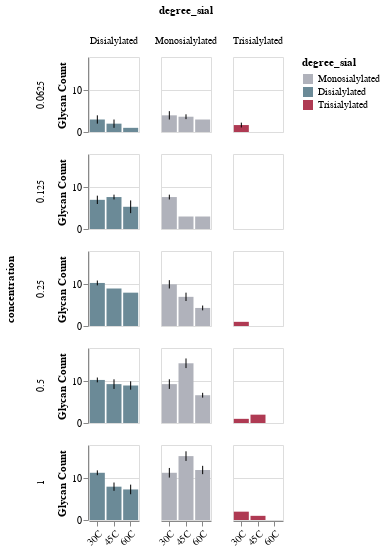

The notebook cell saved with this chart:
### Code cell
test = df[
    [
        "sequence",
        "glycan",
        "glycan_type",
        "pep_mods",
        "temperature",
        "concentration",
        "run",
        "degree_sial",
    ]
]

test = test[test.degree_sial != "0"]

sial_color_scale = alt.Scale(
    domain=["Monosialylated", "Disialylated", "Trisialylated"],
    range=["#B0B2BB", "#6B8A97", "#AF3A53"],
)


sial = (
    alt.Chart(test)
    .mark_bar()
    .encode(
        x=alt.X("temperature:N", title="", axis=alt.Axis(labelAngle=-45)),
        y=alt.Y("mean(my_count):Q", title="Glycan Count"),
        color=alt.Color("degree_sial:N", scale=sial_color_scale),
    )
    .transform_aggregate(
        my_count="count(degree_sial):Q",
        groupby=["temperature", "run", "concentration", "degree_sial"],
    )
).properties(width=50, height=75)

err = (
    alt.Chart(test)
    .mark_errorbar(extent="stdev")
    .encode(
        x=alt.X("temperature:N", title="", axis=alt.Axis(labelAngle=-45)),
        y=alt.Y("mean(my_count):Q", title=''),
    )
    .transform_aggregate(
        my_count="count(degree_sial):Q",
        groupby=["temperature", "run", "concentration", "degree_sial"],
    )
)

alt.layer(sial, err).facet(
    column=alt.Column("degree_sial:O"), row=alt.Row("concentration:Q")
)

### Figure 1 — Vega-Lite specification as saved in the notebook (floating-point values rounded to 4 significant figures; data arrays with more than 128 entries replaced by an {"elided": "..."} marker saying what was removed)
{"config": {"view": {"continuousWidth": 400, "continuousHeight": 300}}, "data": {"name": "data-6b65b615efad113e5febdc9c467c49be"}, "facet": {"column": {"type": "ordinal", "field": "degree_sial"}, "row": {"type": "quantitative", "field": "concentration"}}, "spec": {"layer": [{"mark": "bar", "encoding": {"color": {"type": "nominal", "field": "degree_sial", "scale": {"domain": ["Monosialylated", "Disialylated", "Trisialylated"], "range": ["#B0B2BB", "#6B8A97", "#AF3A53"]}}, "x": {"type": "nominal", "axis": {"labelAngle": -45}, "field": "temperature", "title": ""}, "y": {"type": "quantitative", "aggregate": "mean", "field": "my_count", "title": "Glycan Count"}}, "height": 75, "transform": [{"aggregate": [{"op": "count", "field": "degree_sial", "as": "my_count"}], "groupby": ["temperature", "run", "concentration", "degree_sial"]}], "width": 50}, {"mark": {"type": "errorbar", "extent": "stdev"}, "encoding": {"x": {"type": "nominal", "axis": {"labelAngle": -45}, "field": "temperature", "title": ""}, "y": {"type": "quantitative", "aggregate": "mean", "field": "my_count", "title": ""}}, "transform": [{"aggregate": [{"op": "count", "field": "degree_sial", "as": "my_count"}], "groupby": ["temperature", "run", "concentration", "degree_sial"]}]}]}, "$schema": "https://vega.github.io/schema/vega-lite/v4.8.1.json", "datasets": {"data-6b65b615efad113e5febdc9c467c49be": {"elided": "690 records"}}}
